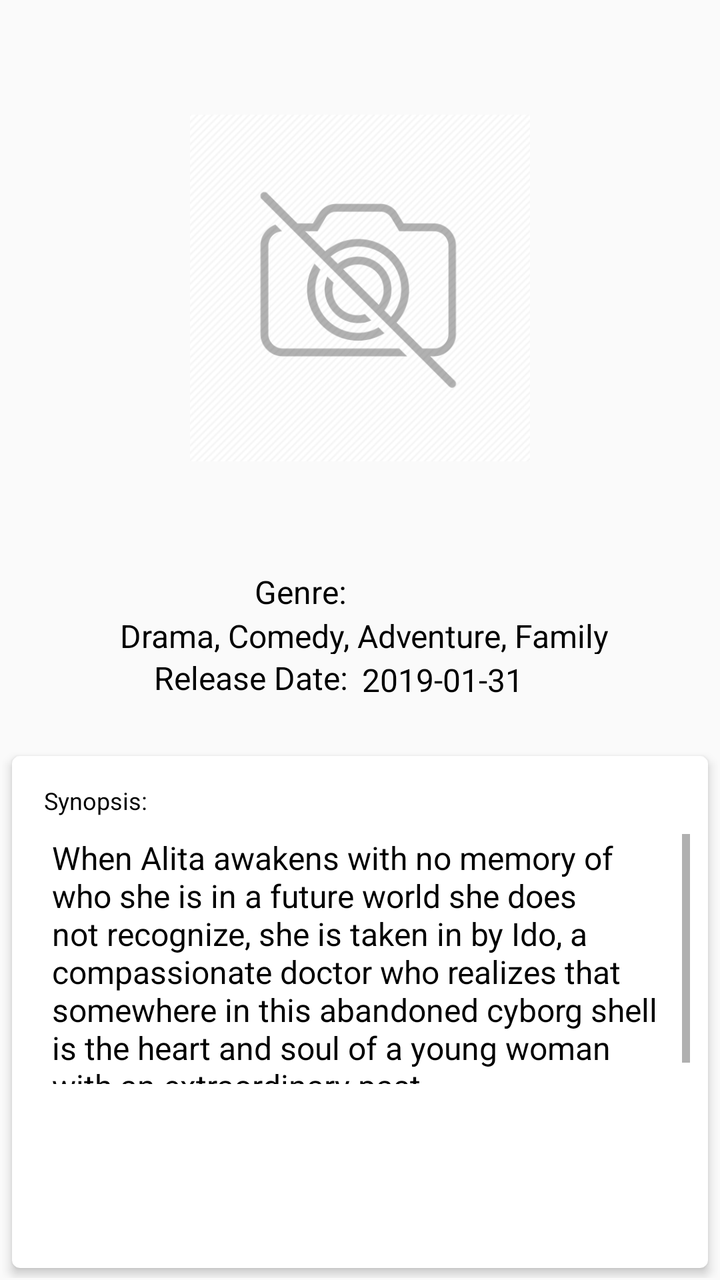
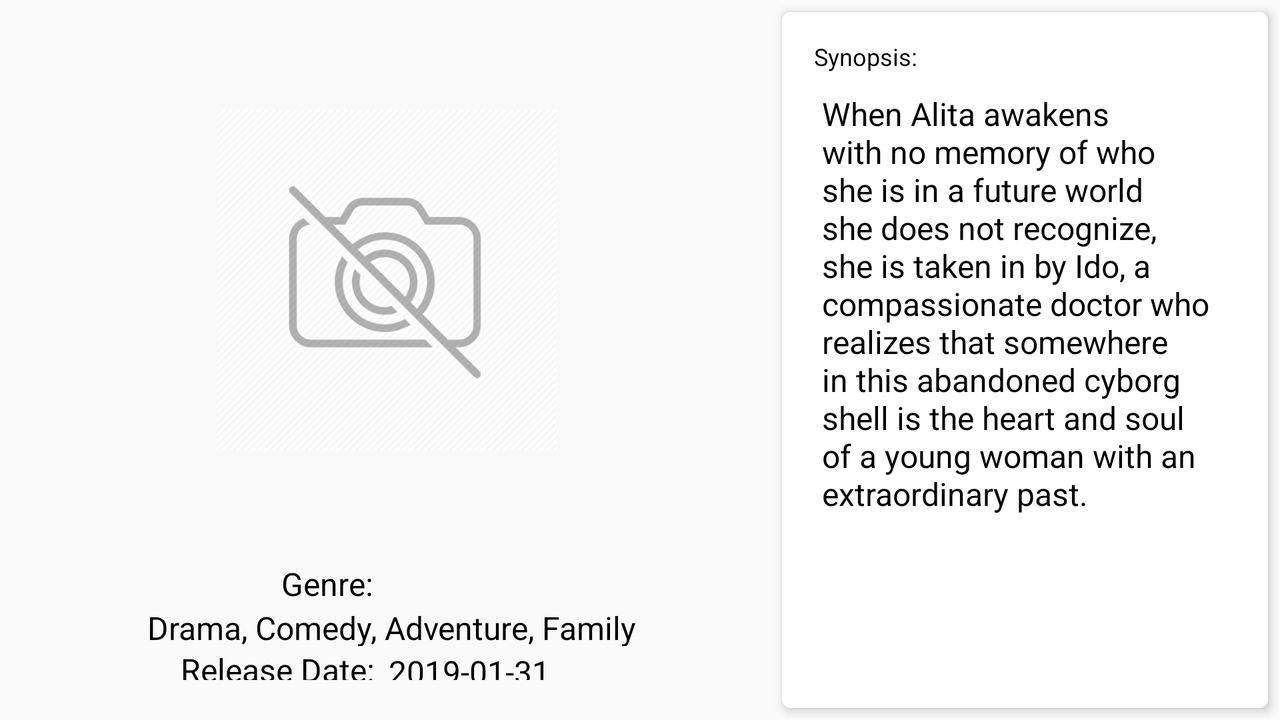

One screen, two layout resources from the same app: the default and the repository's alternative for another configuration. Each is rendered where Android would select it; the XML of both is given below.
<!-- AndroidManifest.xml: application theme AppTheme -->
<!-- res/layout/layout_movie_information_details.xml -->
<?xml version="1.0" encoding="utf-8"?>
<LinearLayout
    xmlns:android="http://schemas.android.com/apk/res/android"
    xmlns:card_view="http://schemas.android.com/apk/res-auto"
    xmlns:tools="http://schemas.android.com/tools"
    android:layout_width="match_parent"
    android:layout_height="match_parent"
    android:orientation="vertical"
    android:padding="1dp">

    
    <LinearLayout
        android:layout_width="match_parent"
        android:layout_height="wrap_content"
        android:gravity="center_horizontal"
        android:orientation="horizontal"
        android:padding="5dp">

        
        <LinearLayout
            android:layout_width="match_parent"
            android:layout_height="match_parent"
            android:gravity="center_vertical"
            android:orientation="vertical"
            android:padding="8dp">

            
            <ImageView
                android:id="@+id/image_movie_picture_detail"
                android:layout_width="170dp"
                android:layout_height="260dp"
                android:scaleType="centerCrop"
                android:layout_gravity="center_horizontal"
                android:src="@drawable/placeholder"
                android:contentDescription="@string/movie_detail_image_description"/>

            
            <LinearLayout
                android:layout_marginTop="10dp"
                android:layout_marginBottom="0dp"
                android:layout_width="match_parent"
                android:layout_height="wrap_content"
                android:gravity="center_horizontal"
                android:orientation="vertical">

                <TextView
                    android:id="@+id/textview_movie_genre_detail_label"
                    style="@style/text_movie_detail"
                    android:layout_width="wrap_content"
                    android:layout_height="20dp"
                    android:paddingEnd="60dp"
                    android:paddingStart="0dp"
                    android:text="@string/label_movie_detail_genre"
                    android:textAlignment="textEnd" />

                <TextView
                    android:id="@+id/textview_movie_genre_detail"
                    style="@style/text_movie_detail"
                    android:layout_width="wrap_content"
                    android:maxLines="4"
                    android:layout_height="20dp"
                    android:paddingStart="5dp"
                    android:paddingEnd="0dp"
                    tools:text="@string/detail_genre_content"/>

            </LinearLayout>

            
            <LinearLayout
                android:layout_marginTop="0dp"
                android:layout_marginBottom="10dp"
                android:layout_width="match_parent"
                android:layout_height="wrap_content"
                android:gravity="center_horizontal"
                android:orientation="horizontal">

                <TextView
                    android:id="@+id/textview_movie_release_date_detail_label"
                    style="@style/text_movie_detail"
                    android:layout_width="105dp"
                    android:layout_height="20dp"
                    android:layout_gravity="end"
                    android:text="@string/label_movie_detail_release_date"
                    android:textAlignment="textEnd" />

                <TextView
                    android:id="@+id/textview_movie_release_date_detail"
                    style="@style/text_movie_detail"
                    android:layout_width="115dp"
                    android:layout_height="20dp"
                    android:paddingStart="5dp"
                    android:paddingEnd="0dp"
                    tools:text="@string/detail_release_date_content"/>

            </LinearLayout>

        </LinearLayout>

    </LinearLayout>

    
    <android.support.v7.widget.CardView
        android:layout_width="match_parent"
        android:layout_height="match_parent"
        android:layout_margin="5dp"
        card_view:contentPadding="4dp"
        card_view:cardCornerRadius="4dp"
        card_view:cardElevation="3dp">

        <LinearLayout
            android:id="@+id/lnSynopsis"
            android:layout_width="match_parent"
            android:layout_height="wrap_content"
            android:layout_margin="5dp"
            android:orientation="vertical">

            
            <TextView
                android:id="@+id/textview_movie_overview_label"
                style="@style/text_movie_overview"
                android:layout_width="match_parent"
                android:layout_margin="5dp"
                android:layout_height="20dp"
                android:paddingStart="2dp"
                android:paddingEnd="0dp"
                android:text="@string/label_movie_detail_overview" />

            
            <ScrollView
                android:id="@+id/scrollViewChild"
                android:layout_width="match_parent"
                android:layout_height="125dp">

                <TextView
                    android:id="@+id/textview_movie_overview_detail"
                    style="@style/text_movie_detail"
                    android:layout_width="match_parent"
                    android:layout_height="125dp"
                    android:paddingStart="10dp"
                    android:paddingEnd="10dp"
                    tools:text="@string/detail_sinopsis_content"/>

            </ScrollView>

        </LinearLayout>

    </android.support.v7.widget.CardView>

</LinearLayout>
<!-- resources referenced by this layout -->
<resources>
  <!-- drawable placeholder: png bitmap (drawable, 40547 bytes) -->
  <string name="detail_genre_content">Drama, Comedy, Adventure, Family</string>
  <string name="detail_release_date_content">2019-01-31</string>
  <string name="detail_sinopsis_content">When Alita awakens with no memory of who she is in a
          future world she does not recognize, she is taken in by Ido, a compassionate doctor who
          realizes that somewhere in this abandoned cyborg shell is the heart and soul of a young
          woman with an extraordinary past.</string>
  <string name="label_movie_detail_genre">Genre:</string>
  <string name="label_movie_detail_overview">Synopsis: </string>
  <string name="label_movie_detail_release_date">Release Date: </string>
  <string name="movie_detail_image_description">Movie image shown in the detail screen page</string>
  <style name="text_movie_detail">
          <item name="android:layout_margin">1dp</item>
          <item name="android:textSize">16dp</item>
          <item name="android:textColor">#000000</item>
      </style>
  <style name="text_movie_overview">
          <item name="android:layout_margin">1dp</item>
          <item name="android:textSize">12dp</item>
          <item name="android:textColor">#000000</item>
      </style>
  <style name="AppTheme" parent="Theme.AppCompat.Light.DarkActionBar">
          
          <item name="colorPrimary">@color/colorPrimary</item>
          <item name="colorPrimaryDark">@color/colorPrimaryDark</item>
          <item name="colorAccent">@color/colorAccent</item>
  
          <item name="android:windowContentTransitions">true</item>
      </style>
  <color name="colorPrimary">#000000</color>
  <color name="colorPrimaryDark">#303F9F</color>
  <color name="colorAccent">#FF4081</color>
</resources>
<!-- res/layout-land/layout_movie_information_details.xml (the repository's variant of the layout above) -->
<!-- drawn on the phone turned sideways -->
<?xml version="1.0" encoding="utf-8"?>
<RelativeLayout
    xmlns:android="http://schemas.android.com/apk/res/android"
    xmlns:card_view="http://schemas.android.com/apk/res-auto"
    xmlns:tools="http://schemas.android.com/tools"
    android:layout_width="match_parent"
    android:layout_height="match_parent"
    android:orientation="vertical"
    android:padding="1dp">

    
    <LinearLayout
        android:id="@+id/layout_image_movie"
        android:layout_width="385dp"
        android:layout_height="match_parent"
        android:gravity="center_horizontal"
        android:orientation="horizontal"
        android:padding="5dp">

        
        <LinearLayout
            android:layout_width="match_parent"
            android:layout_height="match_parent"
            android:gravity="center_vertical"
            android:orientation="vertical"
            android:padding="4dp">

            
            <ImageView
                android:id="@+id/image_movie_picture_detail"
                android:layout_width="170dp"
                android:layout_height="260dp"
                android:scaleType="centerInside"
                android:layout_gravity="center_horizontal"
                android:src="@drawable/placeholder"/>

            
            <LinearLayout
                android:layout_marginTop="10dp"
                android:layout_marginBottom="0dp"
                android:layout_width="match_parent"
                android:layout_height="wrap_content"
                android:gravity="center_horizontal"
                android:orientation="vertical">

                <TextView
                    android:id="@+id/textview_movie_genre_detail_label"
                    style="@style/text_movie_detail"
                    android:layout_width="wrap_content"
                    android:paddingEnd="60dp"
                    android:layout_height="20dp"
                    android:paddingStart="0dp"
                    android:text="@string/label_movie_detail_genre"
                    android:textAlignment="textEnd" />

                <TextView
                    android:id="@+id/textview_movie_genre_detail"
                    style="@style/text_movie_detail"
                    android:layout_width="wrap_content"
                    android:maxLines="3"
                    android:lines="3"
                    android:layout_height="20dp"
                    android:layout_gravity="center_horizontal"
                    android:paddingStart="5dp"
                    android:paddingEnd="0dp"
                    tools:text="@string/detail_genre_content"/>

            </LinearLayout>

            
            <LinearLayout
                android:layout_marginTop="0dp"
                android:layout_marginBottom="10dp"
                android:layout_width="match_parent"
                android:layout_height="wrap_content"
                android:gravity="center_horizontal"
                android:orientation="horizontal">

                <TextView
                    android:id="@+id/textview_movie_release_date_detail_label"
                    style="@style/text_movie_detail"
                    android:layout_width="105dp"
                    android:layout_height="20dp"
                    android:layout_gravity="end"
                    android:text="@string/label_movie_detail_release_date"
                    android:textAlignment="textEnd" />

                <TextView
                    android:id="@+id/textview_movie_release_date_detail"
                    style="@style/text_movie_detail"
                    android:layout_width="115dp"
                    android:layout_height="20dp"
                    android:paddingStart="5dp"
                    android:paddingEnd="0dp"
                    tools:text="@string/detail_release_date_content"/>

            </LinearLayout>

        </LinearLayout>

    </LinearLayout>

    
    <android.support.v7.widget.CardView
        android:layout_toEndOf="@+id/layout_image_movie"
        android:layout_width="match_parent"
        android:layout_height="match_parent"
        android:layout_margin="5dp"
        card_view:contentPadding="4dp"
        card_view:cardCornerRadius="4dp"
        card_view:cardElevation="3dp">

        <LinearLayout
            android:id="@+id/lnSynopsis"
            android:layout_width="match_parent"
            android:layout_height="wrap_content"
            android:layout_margin="5dp"
            android:orientation="vertical">

            
            <TextView
                android:id="@+id/textview_movie_overview_label"
                style="@style/text_movie_overview"
                android:layout_width="match_parent"
                android:layout_margin="5dp"
                android:layout_height="20dp"
                android:paddingStart="2dp"
                android:paddingEnd="0dp"
                android:text="@string/label_movie_detail_overview" />

            
            <ScrollView
                android:id="@+id/scrollViewChild"
                android:layout_width="match_parent"
                android:layout_height="match_parent">

                <TextView
                    android:id="@+id/textview_movie_overview_detail"
                    style="@style/text_movie_detail"
                    android:layout_width="match_parent"
                    android:layout_height="125dp"
                    android:paddingStart="10dp"
                    android:paddingEnd="10dp"
                    tools:text="@string/detail_sinopsis_content"/>

            </ScrollView>

        </LinearLayout>

    </android.support.v7.widget.CardView>

</RelativeLayout>
<!-- resources referenced by the variant -->
<!-- as the phone turned sideways resolves them -->
<resources>
  <!-- drawable placeholder: png bitmap (drawable, 40547 bytes) -->
  <string name="detail_genre_content">Drama, Comedy, Adventure, Family</string>
  <string name="detail_release_date_content">2019-01-31</string>
  <string name="detail_sinopsis_content">When Alita awakens with no memory of who she is in a
          future world she does not recognize, she is taken in by Ido, a compassionate doctor who
          realizes that somewhere in this abandoned cyborg shell is the heart and soul of a young
          woman with an extraordinary past.</string>
  <string name="label_movie_detail_genre">Genre:</string>
  <string name="label_movie_detail_overview">Synopsis: </string>
  <string name="label_movie_detail_release_date">Release Date: </string>
  <style name="text_movie_detail">
          <item name="android:layout_margin">1dp</item>
          <item name="android:textSize">16dp</item>
          <item name="android:textColor">#000000</item>
      </style>
  <style name="text_movie_overview">
          <item name="android:layout_margin">1dp</item>
          <item name="android:textSize">12dp</item>
          <item name="android:textColor">#000000</item>
      </style>
  <style name="AppTheme" parent="Theme.AppCompat.Light.DarkActionBar">
          
          <item name="colorPrimary">@color/colorPrimary</item>
          <item name="colorPrimaryDark">@color/colorPrimaryDark</item>
          <item name="colorAccent">@color/colorAccent</item>
  
          <item name="android:windowContentTransitions">true</item>
      </style>
  <color name="colorPrimary">#000000</color>
  <color name="colorPrimaryDark">#303F9F</color>
  <color name="colorAccent">#FF4081</color>
</resources>
